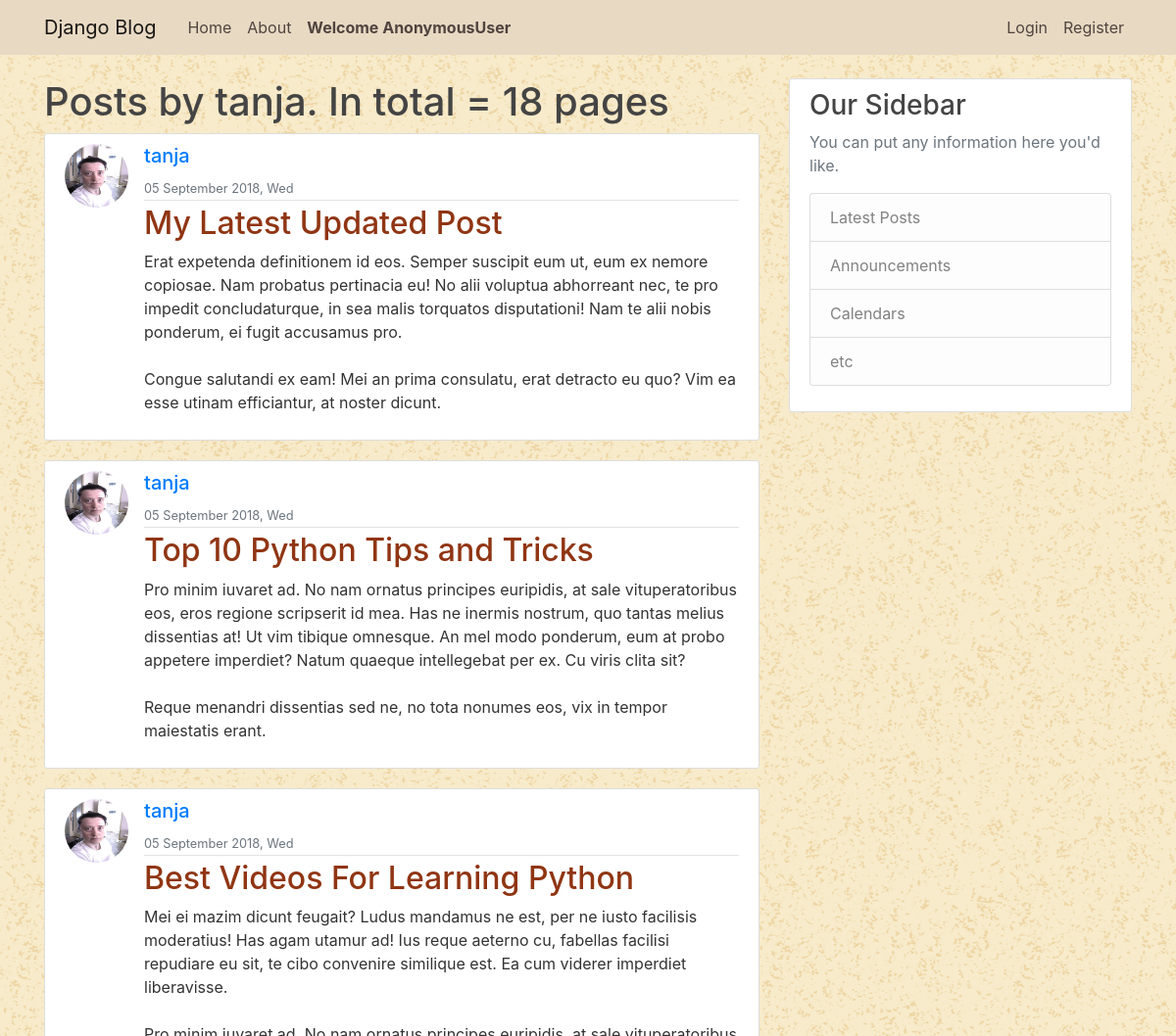
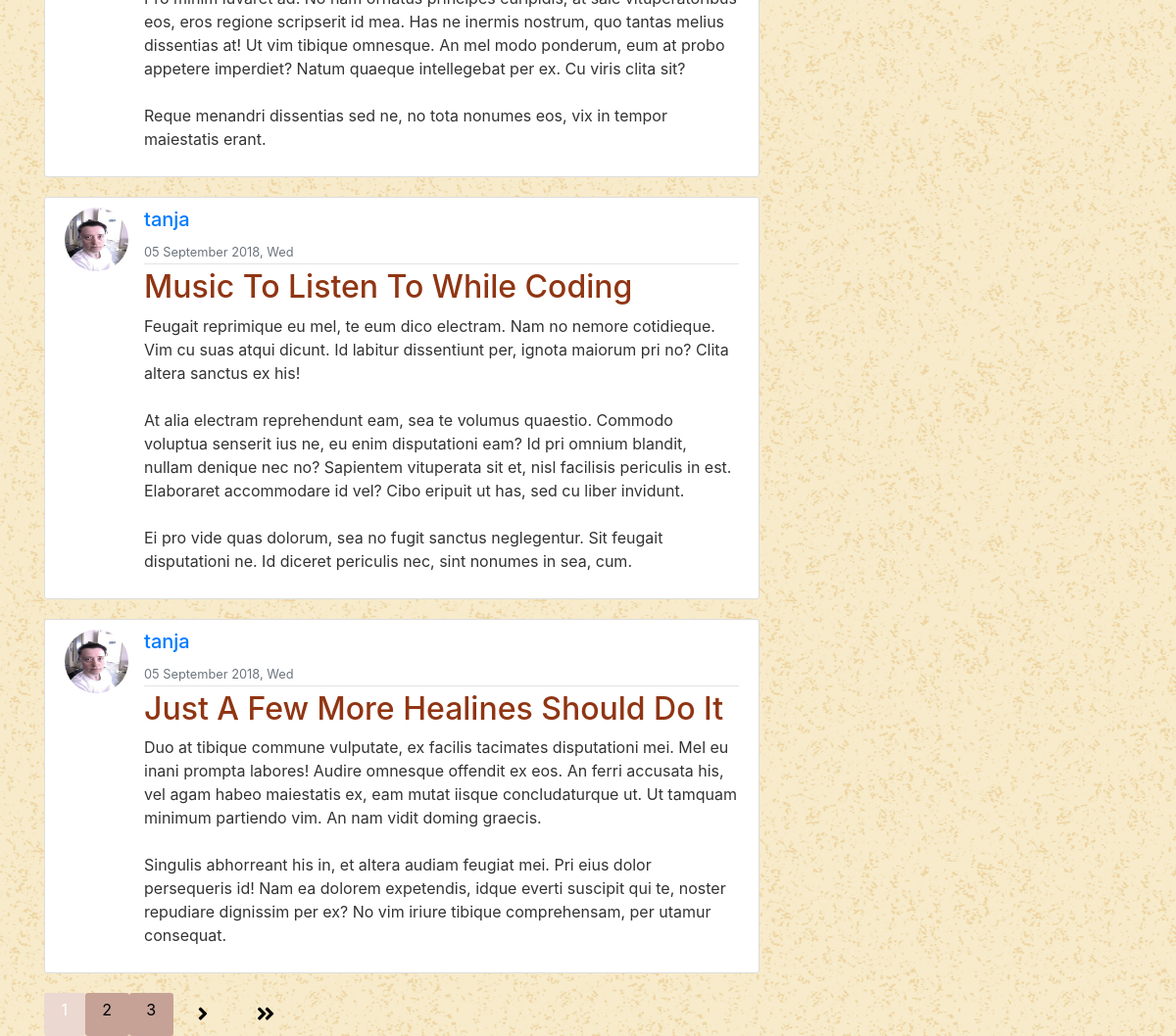
Screenshot of /user/tanja with the database file from the repository (2 pictures, top to bottom).
### blog/models.py (models this page shows, shortened)
class Post(models.Model):
    title = models.CharField(max_length=255)
    content = models.TextField()
    date_posted = models.DateTimeField(default= timezone.now)
    author = models.ForeignKey(User,on_delete= models.CASCADE)

### user/models.py (models this page shows, shortened)
class Profile(models.Model):
    user = models.OneToOneField(User,on_delete=models.CASCADE)
    location = models.CharField(max_length=200,blank=True)
    image = models.ImageField(default='default.jpg', upload_to='profile_pics')

### blog/views.py (the view)
# urls.py: path('user/<str:username>', UserPostListView.as_view(),name='user-post'),
class UserPostListView(ListView):
    model = Post
    template_name = 'blog/author_post.html'
    context_object_name='posts'
    paginate_by = 5
    def get_queryset(self):
        user = get_object_or_404(User,username = self.kwargs.get('username'))
        return Post.objects.filter(author=user).order_by('-date_posted')

### blog/templates/blog/author_post.html (shortened to what this page needs)
{% extends 'blog/base.html'%}
{% block content%}
<h1 class="mb=3">Posts by {{view.kwargs.username}}. In total = {{page_obj.paginator.count}} pages</h1>
{% for post in posts%}
<article class="media content-section">
   <img class="rounded-circle article-img" src="{{post.author.profile.image.url}}" alt='photo'>
   <div class="media-body">
    <div class="article-metadata">
      <h5><a href="{% url 'user-post' post.author.username %}">{{post.author}}</a></h5>
      <small class="text-muted"> {{post.date_posted|date:"d F Y, D "}} </small>
    </div>
    <h2><a class="mr-2" href="{% url 'post-detail' pk=post.pk%}"> {{post.title}}</a></h2>
    <p class="article-content"> {{post.content}} </p>
  </div>
</article>
{% endfor %}
<div class="pagination">
    {% include 'blog/compounds/pagination.html'%}
</div>
{% endblock content%}

### static/css/main.css (style rules this page uses)
body { #background: #fafafa; color: #333333; margin-top: 5rem; background-image: url(../img/old_map.png); }
h1, h2, h3, h4, h5, h6 { color: #444444; }
h2 a { color:#903513; }
.content-section { background: #ffffff; padding: 10px 20px; border: 1px solid #dddddd; border-radius: 3px; margin-bottom: 20px; }
.article-content { white-space: pre-line; }
.article-img { height: 65px; width: 65px; margin-right: 16px; }
.article-metadata { padding-bottom: 1px; margin-bottom: 4px; border-bottom: 1px solid #e3e3e3 }
.pagination { text-align: center; margin-top: 1em; }

### rows the page displays
Post: author.profile.image (picture), author "tanja", date_posted "05 September 2018, Wed", title "My Latest Updated Post", content "Erat expetenda definitionem id eos. Semper suscipit eum ut, eum ex nemore copiosae. Nam probatus pertinacia eu! No alii voluptua abhorreant nec, te pro impedit concludaturque, in sea malis torquatos disputationi! Nam te alii nobis ponderum, ei fugit accusamus pro. Congue salutandi ex eam! Mei an prima consulatu, erat detracto eu quo? Vim ea esse utinam efficiantur, at noster dicunt."
Post: author.profile.image (picture), author "tanja", date_posted "05 September 2018, Wed", title "Top 10 Python Tips and Tricks", content "Pro minim iuvaret ad. No nam ornatus principes euripidis, at sale vituperatoribus eos, eros regione scripserit id mea. Has ne inermis nostrum, quo tantas melius dissentias at! Ut vim tibique omnesque. An mel modo ponderum, eum at probo appetere imperdiet? Natum quaeque intellegebat per ex. Cu viris clita sit? Reque menandri dissentias sed ne, no tota nonumes eos, vix in tempor maiestatis erant."
Post: author.profile.image (picture), author "tanja", date_posted "05 September 2018, Wed", title "Best Videos For Learning Python", content "Mei ei mazim dicunt feugait? Ludus mandamus ne est, per ne iusto facilisis moderatius! Has agam utamur ad! Ius reque aeterno cu, fabellas facilisi repudiare eu sit, te cibo convenire similique est. Ea cum viderer imperdiet liberavisse. Pro minim iuvaret ad. No nam ornatus principes euripidis, at sale vituperatoribus eos, eros regione scripserit id mea. Has ne inermis nostrum, quo tantas melius dissentias at! Ut vim tibique omnesque. An mel modo ponderum, eum at probo appetere imperdiet? Natum quaeque intellegebat per ex. Cu viris clita sit? Reque menandri dissentias sed ne, no tota nonumes eos, vix in tempor maiestatis erant."
Post: author.profile.image (picture), author "tanja", date_posted "05 September 2018, Wed", title "Music To Listen To While Coding", content "Feugait reprimique eu mel, te eum dico electram. Nam no nemore cotidieque. Vim cu suas atqui dicunt. Id labitur dissentiunt per, ignota maiorum pri no? Clita altera sanctus ex his! At alia electram reprehendunt eam, sea te volumus quaestio. Commodo voluptua senserit ius ne, eu enim disputationi eam? Id pri omnium blandit, nullam denique nec no? Sapientem vituperata sit et, nisl facilisis periculis in est. Elaboraret accommodare id vel? Cibo eripuit ut has, sed cu liber invidunt. Ei pro vide quas dolorum, sea no fugit sanctus neglegentur. Sit feugait disputationi ne. Id diceret periculis nec, sint nonumes in sea, cum."
Post: author.profile.image (picture), author "tanja", date_posted "05 September 2018, Wed", title "Just A Few More Healines Should Do It", content "Duo at tibique commune vulputate, ex facilis tacimates disputationi mei. Mel eu inani prompta labores! Audire omnesque offendit ex eos. An ferri accusata his, vel agam habeo maiestatis ex, eam mutat iisque concludaturque ut. Ut tamquam minimum partiendo vim. An nam vidit doming graecis. Singulis abhorreant his in, et altera audiam feugiat mei. Pri eius dolor persequeris id! Nam ea dolorem expetendis, idque everti suscipit qui te, noster repudiare dignissim per ex? No vim iriure tibique comprehensam, per utamur consequat."

### other values shown
{{ request.user }} "AnonymousUser"
{{ view.kwargs.username }} "tanja"
{{ page_obj.paginator.count }} "18"
{{ num }} "1"
{{ num }} "2" "3"
